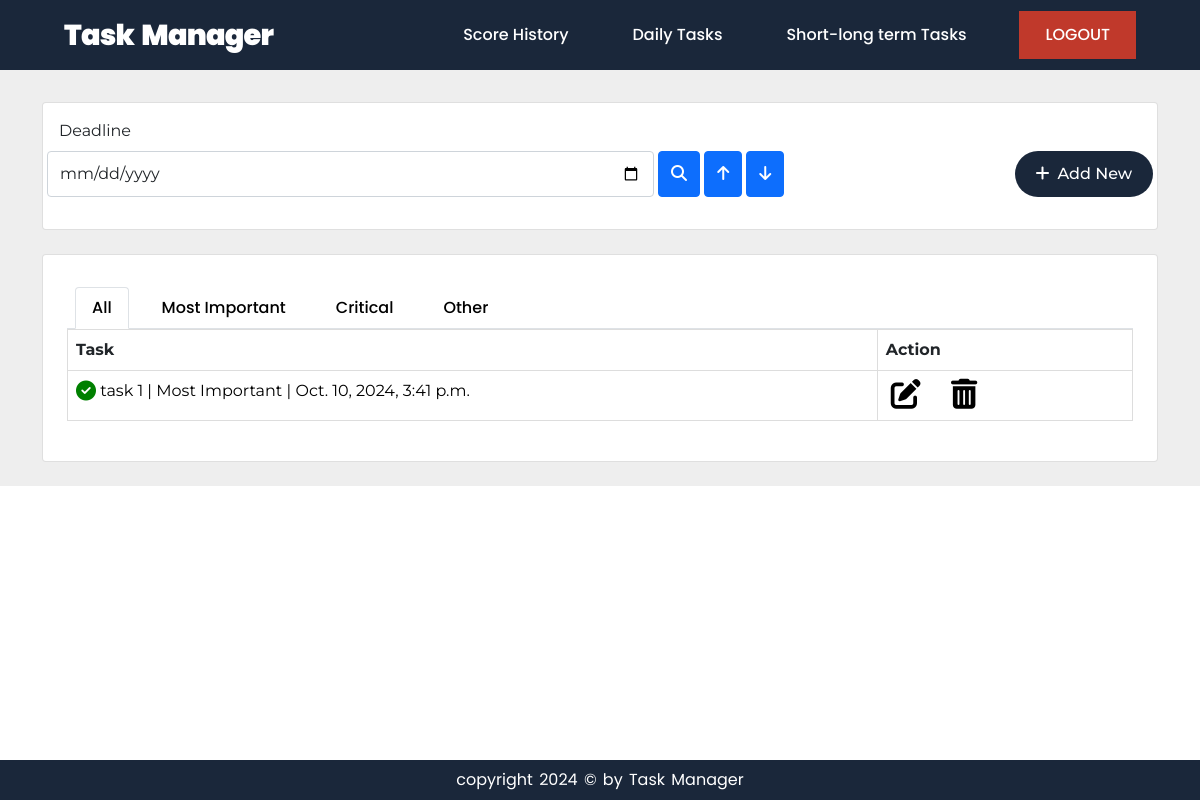
Screenshot of / (signed in) with the database file from the repository.
### task/models.py (models this page shows, shortened)
class Task(models.Model):
    TASK_TYPE_MOST_IMPORTANT = "Most Important"
    TASK_TYPE_CRITICAL = "Critical"
    TASK_TYPE_OTHER = "Other"
    TASK_TYPES = (TASK_TYPE_MOST_IMPORTANT, TASK_TYPE_CRITICAL, TASK_TYPE_OTHER)
    TASK_DUERATION_DAILY = "Daily"
    TASK_DUERATION_LONG_SHORT_TERM = "Long-Short term"
    TASK_DUERATIONS = (TASK_DUERATION_DAILY, TASK_DUERATION_LONG_SHORT_TERM)
    is_completed = models.BooleanField(default=False)
    name = models.CharField(max_length=200)
    description = models.TextField()
    deadline = models.DateTimeField()
    created_by = models.ForeignKey(
        User, on_delete=models.CASCADE, related_name="tasks"
    )
    created_at = models.DateTimeField(auto_now_add=True)
    updated_at = models.DateTimeField(auto_now=True)
    score = models.IntegerField(default=1)
    type = models.CharField(
        max_length=20,
        choices=((i, i) for i in TASK_TYPES),
        default=TASK_TYPE_MOST_IMPORTANT,
    )
    duration = models.CharField(
        max_length=20,
        choices=((i, i) for i in TASK_DUERATIONS),
        default=TASK_DUERATION_LONG_SHORT_TERM,
    )

### task/views.py (the view)
# urls.py: path("", views.TaskListView.as_view(), name="list"),
class TaskListView(LoginRequiredMixin, View):
    template_name = "task/task-list.html"
    def get(self, request):
        data = request.GET.dict()
        data_to_search = get_data_to_search(data, ["duration"])
        tasks = request.user.tasks.filter(
            **data_to_search, duration=Task.TASK_DUERATION_LONG_SHORT_TERM
        ).distinct()  # noqa
        tasks = tasks.order_by("-id").values(
            "id", "name", "deadline", "type", "is_completed"
        )
        paginator = Paginator(tasks, 10)
        page = data.get("page", 1)
        tasks = paginator.get_page(page)
        context = {
            "tasks": tasks,
            "task_types": Task.TASK_TYPES,
        }
        return render(request, self.template_name, context)

### task/templatetags/task_tags.py (called while the page is built)
@register.filter("text_normailze")
def text_normailze(value: str):
    return "".join(c for c in value if c.isalnum())

@register.simple_tag
def group_by(value, by):
    value_dict = {}
    for item in value:
        if isinstance(item, dict):
            data = item[by]
        else:
            data = getattr(item, by)
        if data not in value_dict:
            value_dict[data] = []
        value_dict[data].append(item)
    return value_dict

### task/views.py (called while the page is built)
def get_data_to_search(data, exclude_fields=[]):
    return {
        d: data[d]
        for d in data
        if d.split("__")[0] in TASK_MODEL_FIELDS_NAME
        and d.split("__")[0] not in exclude_fields
    }  # noqa

### templates/task/task-list.html (shortened to what this page needs)
{% extends 'base.html' %}
{% load task_tags %}
{% block content %}
<div class="container">
    <div class="row mt-3 pt-3" style="background-color: #eeeeee">
    </div>
    <div class="card">
        <div class="card-body">
            <div class="card-title">
                Deadline
            </div>
                <div class="row">
                    <div class='col-lg-8 col-mb-8 col-sm-12 d-flex justify-content-center mb-3'>
                        <input type="date" class='form-control' id="deadline_input" required/>&nbsp;
                        <button type="button" onclick="get_tasks('')" class="btn btn-primary"><i class="fas fa-search"></i></button>&nbsp;
                        <button type="button" class="btn btn-primary" onclick="get_tasks('__gt')"><i class="fa-solid fa-arrow-up"></i></button>&nbsp;
                        <button type="button" class="btn btn-primary" onclick="get_tasks('__lt')"><i class="fa-solid fa-arrow-down"></i></button>
                    </div>
                    <div class='col-lg-4 col-md-4 col-sm-12 d-flex justify-content-end mb-3'>
                        <a href="{% url 'task:create' %}?duration=Long-Short term"><button type="button" class="add-new-task-btn bg-blue"><i class="fa-solid fa-plus me-2"></i>Add New</button></a>
                    </div>
                </div>
        </div>
    </div>
</div>
<div class=" pt-4 pb-4 container">
    <div class="card p-4">
    <ul class="nav nav-tabs">
        <li class="nav-item">
            <a href="#all" class="nav-link active simple-anchor" style="color:black !important;" data-bs-toggle="tab">All</a>
        </li>
        {% for task_type in task_types %}
            <li class="nav-item">
                <a href="#tab-{{ task_type | text_normailze }}" style="color:black !important;" class="nav-link simple-anchor" data-bs-toggle="tab">{{task_type}}</a>
            </li>
        {% endfor %}
    </ul>
    <div class="tab-content">
        <div class="tab-pane fade show active" id="all">
            <table class="table">
                <tbody>
                    <tr>
                        <th>Task</th>
                        <th>Action</th>
                    </tr>
                    {% for task in tasks %}
                    <tr id="task-row-{{task.id}}">
                        <td>
                            <a href="{% url 'task:detail' task.id %}" class="simple-anchor" title="Status: {{task.status}}">
                                {% if task.is_completed %}
                                <i class="fa-solid fa-check-circle fa-lg" style="color: green"></i>
                                {% else %}
                                <i class="fa-solid fa-clock fa-lg" style="color: red;"></i>
                                {% endif %}  {{ task.name }} | {{ task.type }} | {{ task.deadline }}</a>
                        </td>
                        <td>
                            <span><a href="{% url 'task:update' task.id %}?duration=Long-Short term"><i class="fa-solid fa-pen-to-square me-3" style="font-size:30px; color:black;"></i></a></span>
                            <span task-id={{ task.id }} url="{% url 'task:delete-api' task.id %}" class='delete-task-btn'><i class="fa-solid fa-trash-can me-3" style="font-size:30px; color:black;"></i></span>
                        </td>
                    </tr>
                    {% endfor %}
                </tbody>
            </table>
        </div>
    {% group_by tasks 'type' as tasks_by_task_type %}
        {% load i18n %}
    </div>
</div>
</div>
</div>
{% endblock content %}

### templates/base.html (shortened to what this page needs)
{% load static %}
<!DOCTYPE html>
<html lang="en">
<head>
    <link rel="stylesheet" href="{% static 'css/bootstrap.min.css' %}" />
    <link rel="stylesheet" href="{% static 'css/style.css' %}" />
    <link rel="stylesheet" href="{% static 'css/responsive.css' %}" />
    <link rel="stylesheet" href="{% static 'css/table.css' %}" />
    <link rel="stylesheet" href="https://cdnjs.cloudflare.com/ajax/libs/font-awesome/6.1.1/css/all.min.css"/>
</head>
<body>
    <div class="header">
        {% include 'components/navbar.html' %}
        {% block content %}
        {% endblock content %}
    {% include 'components/footer.html' %}
</body>
</html>

### templates/components/navbar.html (shortened to what this page needs)
<div class="nav_bar">
    <div class="logo">
      <h1>Task Manager</h1>
    </div>
    <div class="nav_item">
      <ul>
        {% if user.is_authenticated %}
        <li>
          <a href="{% url 'task:score' %}" {% if '/score' in request.path %}class="active"{% endif %}>Score History</a>
        </li>
        <li>
          <a href="{% url 'task:daily' %}" {% if '/daily' in request.path %}class="active"{% endif %}>Daily Tasks</a>
        </li>
        <li>
          <a href="{% url 'task:list' %}" {% if '/task/list' in request.path %}class="active"{% endif %}>Short-long term Tasks</a>
        </li>
        <a href="{% url 'account:logout' %}" class="button button-red">LOGOUT</a>
        {% else %}
        <a href="{% url 'account:login' %}" class="button button-green">SIGN IN</a>
        {% endif %}
      </ul>
    </div>
  </div>

### templates/components/footer.html
<section class="footer">
    <p>copyright 2024 © by Task Manager</p>
</section>

### account/static/css/style.css (style rules this page uses)
* { margin: 0; padding: 0; box-sizing: border-box; }
body { font-family: 'Montserrat', sans-serif; scroll-behavior: smooth; }
:root { --primary-color: #3E9D03; --red: #C0392B; --blue: #1A273A; --black: #43A707; --white-color: #FFFFFF; --Relway: 'Raleway', sans-serif; --Poppins: 'Poppins', sans-serif; --Roboto: 'Roboto', sans-serif; }
.row>* { padding-right: calc(var(--bs-gutter-x) * .0); padding-left: calc(var(--bs-gutter-x) * .0); }
li { list-style: none; }
.header { background-color: #eee; width: 100%; }
.nav_bar { width: 100%; height: 70px; display: flex; justify-content: space-between; padding: 0rem 4rem; align-items: center; z-index: 999; background-color: var(--blue); }
.nav_item { display: flex; justify-content: center; align-items: center; color: var(--white-color) !important; }
.logo h1 { color: var(--white-color); font-size: 1.8rem; font-weight: 900; font-family: var(--Poppins); margin-bottom: 0; letter-spacing: -.8px; word-spacing: 3px; cursor: pointer; }
.button { padding: .6rem 1.5rem; font-size: 1rem; font-weight: 500; font-family: var(--Poppins); color: var(--white-color); border: none; outline: none; margin-left: 1.3rem; text-decoration: none; }
.button-red { background-color: var(--red) !important; border: 2px solid var(--red); }
ul { margin-bottom: 0; display: flex; align-items: center; }
ul li a { font-size: 1rem; font-weight: 500; color: black !important; font-family: var(--Poppins); text-decoration: none; padding: .5rem 1.5rem; transition: all .4s ease 0s; }
ul li a:hover, ul li a.active { color: var(--white-color) !important; background-color: var(--primary-color); }
ul li a { color: var(--white-color) !important; margin: .5rem; }
.simple-anchor { text-decoration: none; color: #000; }
.footer { position: fixed; left: 0; bottom: 0; width: 100%; background-color: var(--blue); color: white; text-align: center; }
.footer p { text-align: center; padding: 8px; margin-bottom: 0rem; color: var(--white-color); font-size: 1rem; font-weight: 400; font-family: var(--Poppins); word-spacing: 2px; }

### account/static/css/responsive.css (style rules this page uses)
:root { --primary-color: #3E9D03; --blue: #1A273A; --black: #43A707; --white-color: #FFFFFF; --Relway: 'Raleway', sans-serif; --Poppins: 'Poppins', sans-serif; --Roboto: 'Roboto', sans-serif; }

### account/static/css/table.css (style rules this page uses)
:root { --primary-color: #3E9D03; --blue: #1A273A; --black: #43A707; --white-color: #FFFFFF; --Relway: 'Raleway', sans-serif; --Poppins: 'Poppins', sans-serif; --Roboto: 'Roboto', sans-serif; }
.bg-blue { background-color: var(--blue) !important; color: var(--white-color); }
.add-new-task-btn { padding: .7rem 1.3rem !important; border: none; outline: none; font-size: 1rem; font-weight: 500; border-radius: 4rem; }
.table { padding: 2rem 2rem; }
td, th { border: 1px solid #dddddd; text-align: left; padding: 8px; }
td span { margin: 0px 5px; }
td span i { font-size: 1rem; color: var(--white-color); cursor: pointer; transform: scale(1); transition: all .3s ease 0s; }
.fa-pen-to-square { color: #F1C40F; }
.fa-trash-can { color: #C0392B; }

### templates/task/task-list.html (style rules this page uses)
.simple-anchor { text-decoration: none; color: #000; }

### rows the page displays
Task: is_completed True (drawn), name "task 1", type "Most Important", deadline "Oct. 10, 2024, 3:41 p.m."

### other values shown
{{ task_type }} "Most Important" "Critical" "Other"
